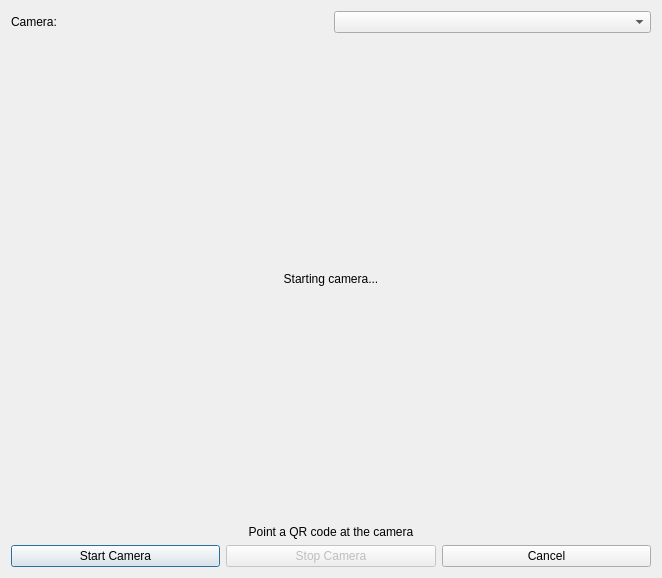
<?xml version="1.0" encoding="UTF-8"?>
<ui version="4.0">
 <class>QRScanDialog</class>
 <widget class="QDialog" name="QRScanDialog">
  <property name="geometry">
   <rect>
    <x>0</x>
    <y>0</y>
    <width>640</width>
    <height>480</height>
   </rect>
  </property>
  <property name="windowTitle">
   <string>Scan QR Code</string>
  </property>
  <property name="modal">
   <bool>true</bool>
  </property>
  <layout class="QVBoxLayout" name="verticalLayout">
   <item>
    <layout class="QHBoxLayout" name="camera_layout">
     <item>
      <widget class="QLabel" name="camera_label">
       <property name="text">
        <string>Camera:</string>
       </property>
      </widget>
     </item>
     <item>
      <widget class="QComboBox" name="camera_combo"/>
     </item>
    </layout>
   </item>
   <item>
    <widget class="QLabel" name="preview_label">
     <property name="minimumSize">
      <size>
       <width>640</width>
       <height>480</height>
      </size>
     </property>
     <property name="text">
      <string>Starting camera...</string>
     </property>
     <property name="alignment">
      <set>Qt::AlignmentFlag::AlignCenter</set>
     </property>
    </widget>
   </item>
   <item>
    <widget class="QLabel" name="status_label">
     <property name="text">
      <string>Point a QR code at the camera</string>
     </property>
     <property name="alignment">
      <set>Qt::AlignmentFlag::AlignCenter</set>
     </property>
    </widget>
   </item>
   <item>
    <layout class="QHBoxLayout" name="button_layout">
     <item>
      <widget class="QPushButton" name="start_button">
       <property name="text">
        <string>Start Camera</string>
       </property>
      </widget>
     </item>
     <item>
      <widget class="QPushButton" name="stop_button">
       <property name="enabled">
        <bool>false</bool>
       </property>
       <property name="text">
        <string>Stop Camera</string>
       </property>
      </widget>
     </item>
     <item>
      <widget class="QPushButton" name="cancel_button">
       <property name="text">
        <string>Cancel</string>
       </property>
      </widget>
     </item>
    </layout>
   </item>
  </layout>
 </widget>
 <resources/>
 <connections/>
</ui>
